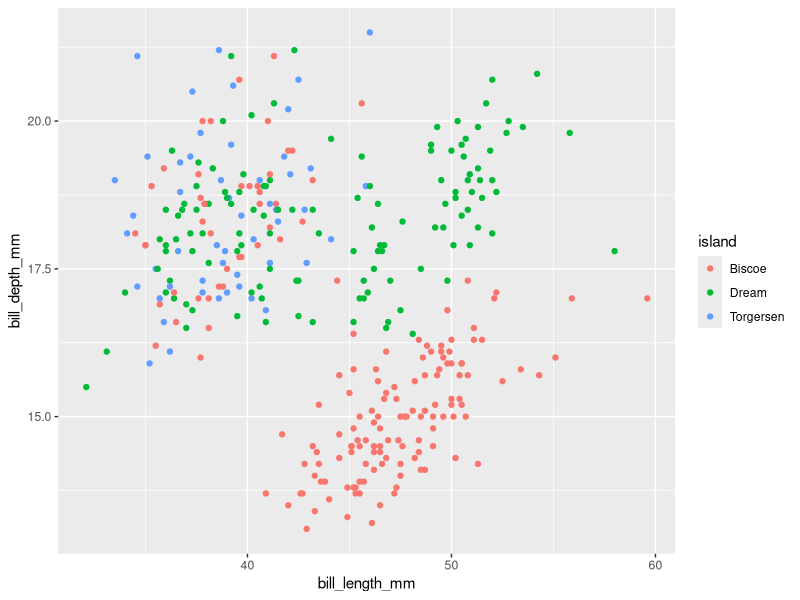
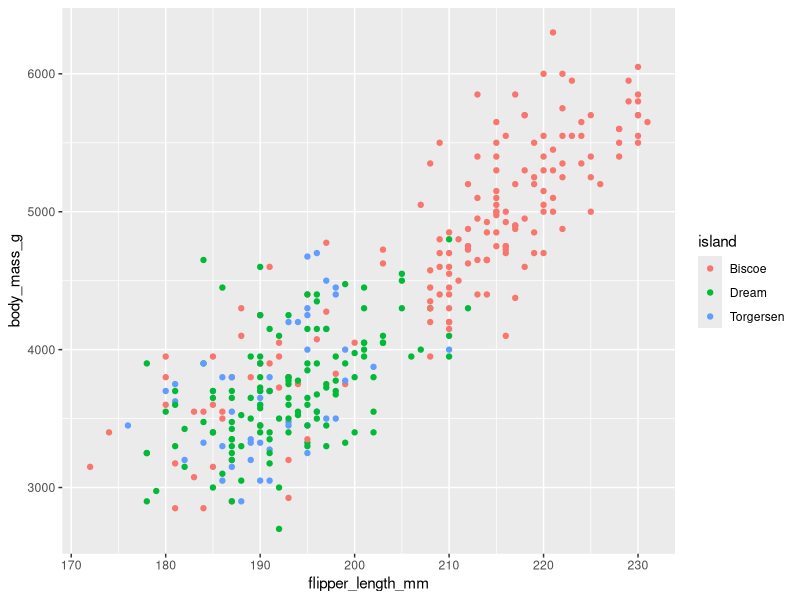
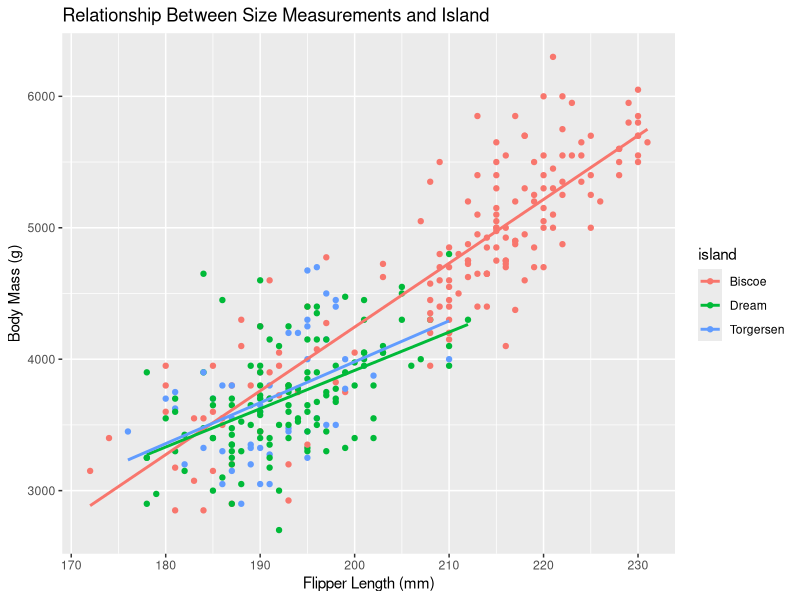
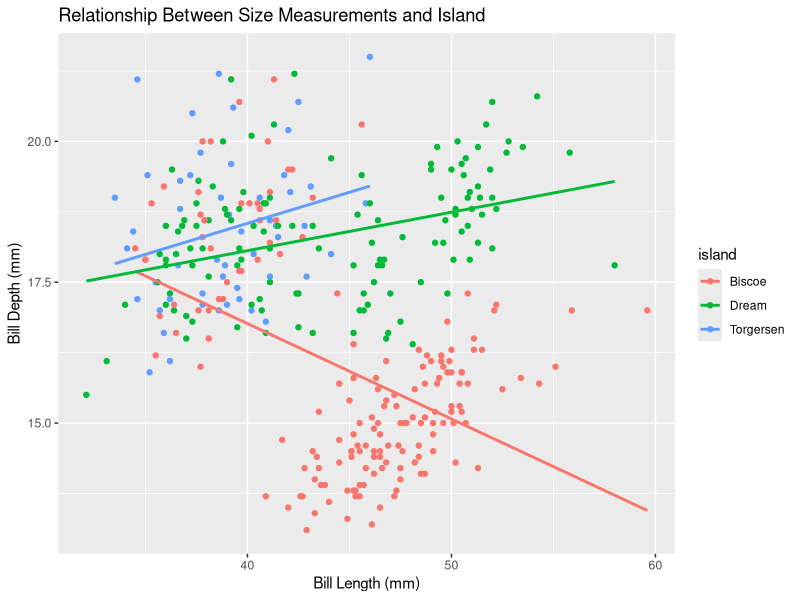
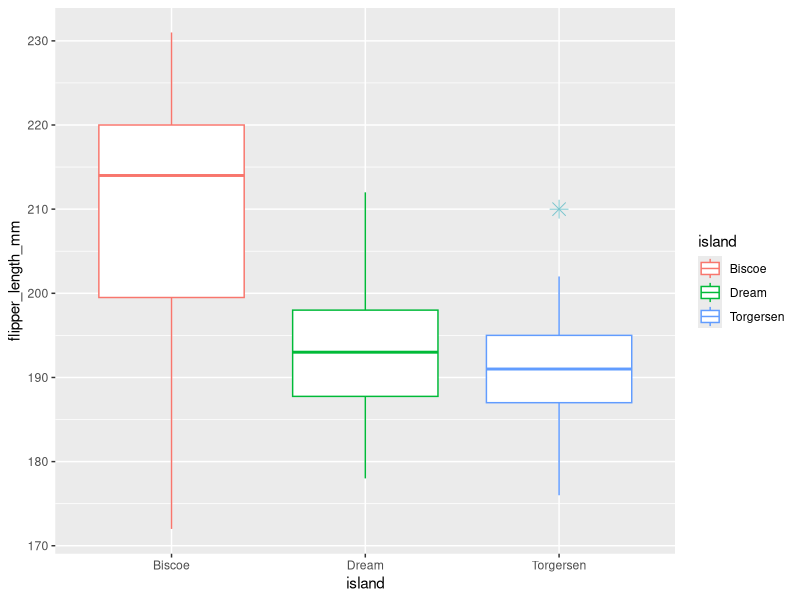

These charts were generated, in order, by the following R code:

# Install Packages and Read Data ------------------------------------------

library(tidyverse)
library(palmerpenguins)
penguins_data <- penguins
penguins_data


# Scatterplots Comparing Islands ------------------------------------------

length_and_depth <- ggplot(data = penguins) +
  geom_point(mapping = aes(x = bill_length_mm, y = bill_depth_mm, color = island))
length_and_depth

flipper_and_mass <- ggplot(data = penguins) +
  geom_point(mapping = aes(x = flipper_length_mm, y = body_mass_g, color = island))
flipper_and_mass


# Scatterplots with Best Fit Lines ----------------------------------------

flipper_and_massline <- ggplot(data = penguins, aes(x = flipper_length_mm, y = body_mass_g, color = island)) +
  geom_point() +
  geom_smooth(method = "lm", se = FALSE) +
  labs(title = "Relationship Between Size Measurements and Island",
       x = "Flipper Length (mm)",
       y = "Body Mass (g)")
flipper_and_massline

length_and_depthline <- ggplot(data = penguins, aes(x = bill_length_mm, y = bill_depth_mm, color = island)) +
  geom_point() +
  geom_smooth(method = "lm", se = FALSE) +
  labs(title = "Relationship Between Size Measurements and Island",
       x = "Bill Length (mm)",
       y = "Bill Depth (mm)")
length_and_depthline

# Box Plots Comparing Islands ---------------------------------------------

flipper_boxplot <- ggplot(penguins, aes(x=island, y=flipper_length_mm, color = island)) + 
  geom_boxplot(notch=FALSE, outlier.colour="cadetblue3", outlier.shape=8,
               outlier.size=4)
flipper_boxplot
